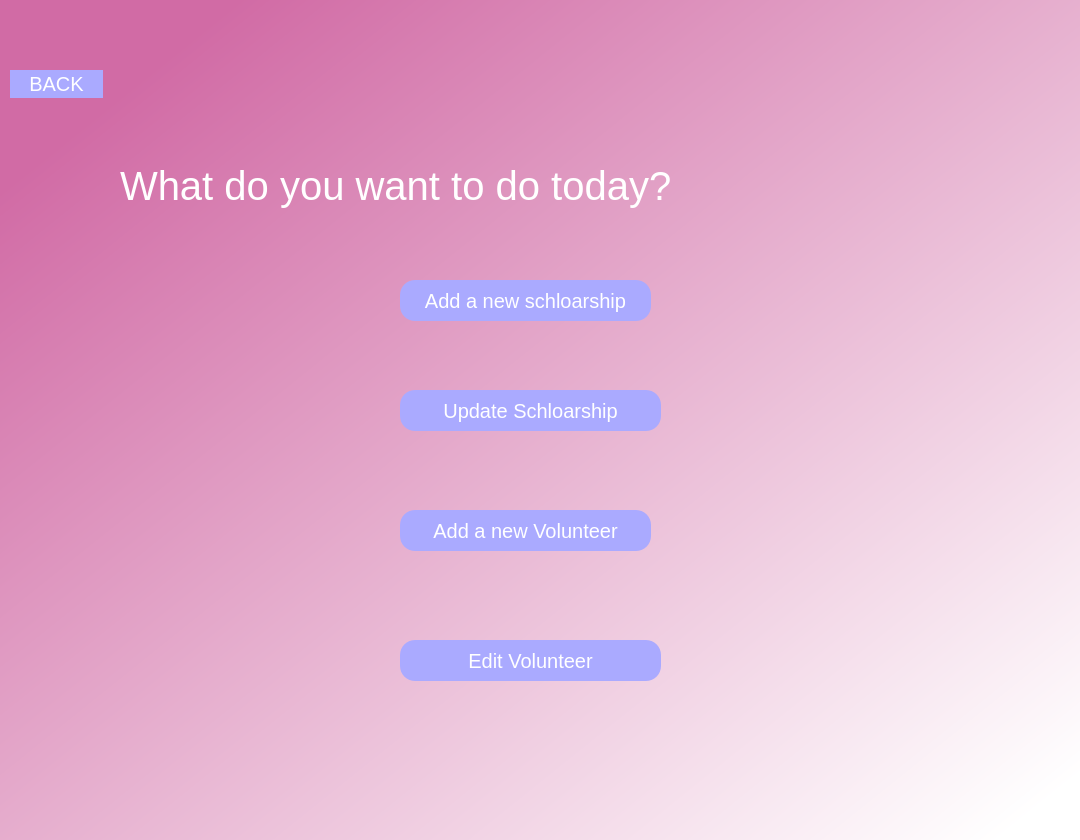
<?xml version="1.0" encoding="UTF-8"?>
<ui version="4.0">
 <class>Dialog</class>
 <widget class="QDialog" name="Dialog">
  <property name="geometry">
   <rect>
    <x>0</x>
    <y>0</y>
    <width>1080</width>
    <height>840</height>
   </rect>
  </property>
  <property name="windowTitle">
   <string>Dialog</string>
  </property>
  <property name="styleSheet">
   <string notr="true">QDialog#Dialog{
background-color: qlineargradient(spread:pad, x1:0.110526, y1:0.114, x2:0.973684, y2:0.949, stop:0 rgba(209, 107, 165, 255), stop:1 rgba(255, 255, 255, 255));
}</string>
  </property>
  <widget class="QLabel" name="label">
   <property name="geometry">
    <rect>
     <x>210</x>
     <y>50</y>
     <width>751</width>
     <height>71</height>
    </rect>
   </property>
   <property name="styleSheet">
    <string notr="true">color: rgb(255, 255, 255);
font-size:40px;
border-radius:15px;</string>
   </property>
   <property name="text">
    <string/>
   </property>
  </widget>
  <widget class="QPushButton" name="updsch">
   <property name="geometry">
    <rect>
     <x>400</x>
     <y>390</y>
     <width>261</width>
     <height>41</height>
    </rect>
   </property>
   <property name="styleSheet">
    <string notr="true">color: rgb(255, 255, 255);
background-color: rgb(170, 170, 255);
border-radius:15px;
font-size:20px</string>
   </property>
   <property name="text">
    <string>Update Schloarship</string>
   </property>
  </widget>
  <widget class="QPushButton" name="newsch">
   <property name="geometry">
    <rect>
     <x>400</x>
     <y>280</y>
     <width>251</width>
     <height>41</height>
    </rect>
   </property>
   <property name="styleSheet">
    <string notr="true">color: rgb(255, 255, 255);
background-color: rgb(170, 170, 255);
border-radius:15px;
font-size:20px</string>
   </property>
   <property name="text">
    <string>Add a new schloarship</string>
   </property>
  </widget>
  <widget class="QPushButton" name="newvol">
   <property name="geometry">
    <rect>
     <x>400</x>
     <y>510</y>
     <width>251</width>
     <height>41</height>
    </rect>
   </property>
   <property name="styleSheet">
    <string notr="true">color: rgb(255, 255, 255);
background-color: rgb(170, 170, 255);
border-radius:15px;
font-size:20px</string>
   </property>
   <property name="text">
    <string>Add a new Volunteer</string>
   </property>
  </widget>
  <widget class="QPushButton" name="editvol">
   <property name="geometry">
    <rect>
     <x>400</x>
     <y>640</y>
     <width>261</width>
     <height>41</height>
    </rect>
   </property>
   <property name="styleSheet">
    <string notr="true">color: rgb(255, 255, 255);
background-color: rgb(170, 170, 255);
border-radius:15px;
font-size:20px</string>
   </property>
   <property name="text">
    <string>Edit Volunteer</string>
   </property>
  </widget>
  <widget class="QLabel" name="label_2">
   <property name="geometry">
    <rect>
     <x>120</x>
     <y>150</y>
     <width>801</width>
     <height>71</height>
    </rect>
   </property>
   <property name="styleSheet">
    <string notr="true">color: rgb(255, 255, 255);
font-size:40px;
border-radius:15px;</string>
   </property>
   <property name="text">
    <string>What do you want to do today?</string>
   </property>
  </widget>
  <widget class="QPushButton" name="back">
   <property name="geometry">
    <rect>
     <x>10</x>
     <y>70</y>
     <width>93</width>
     <height>28</height>
    </rect>
   </property>
   <property name="styleSheet">
    <string notr="true">color: rgb(255, 255, 255);
background-color: rgb(170, 170, 255);
border-radius:20px;
font-size:20px</string>
   </property>
   <property name="text">
    <string>BACK</string>
   </property>
  </widget>
 </widget>
 <resources/>
 <connections/>
</ui>
